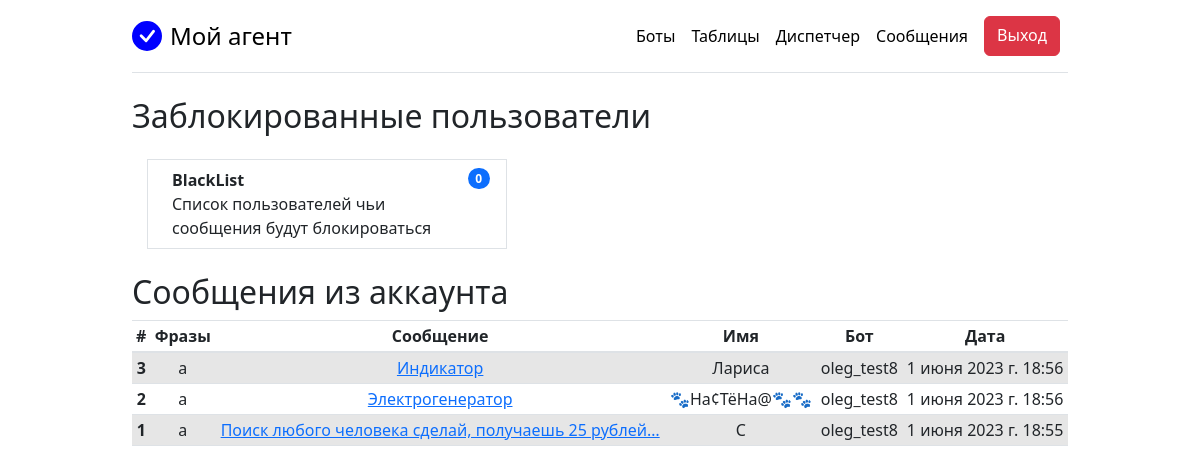
The page /tgparser/chat_messages/ (signed in) on the database as committed earlier.
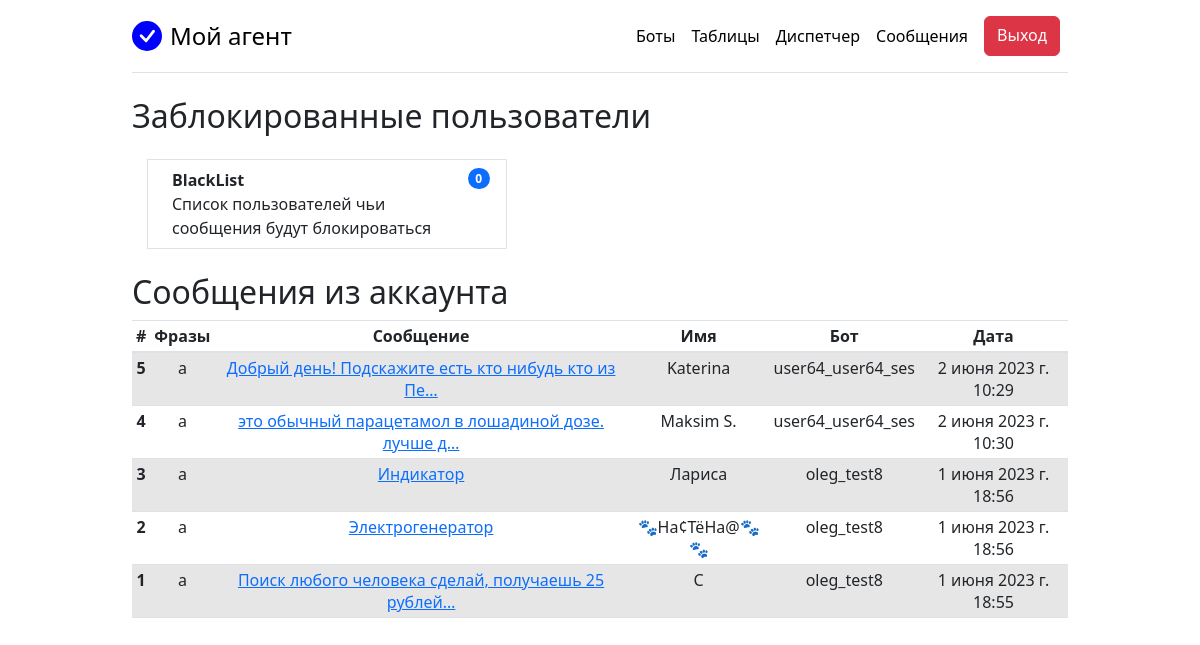
The same page on the database as committed later.
### web_app/tgparser/models.py (models this page shows, shortened)
class ChatMessage(models.Model):
    phrase = models.CharField(max_length=200)
    message = models.TextField()
    url_message = models.CharField(max_length=200)
    first_name = models.CharField(max_length=120, null=True)
    last_name = models.CharField(max_length=120, null=True)
    tg_user_id = models.IntegerField()
    username = models.CharField(max_length=100, null=True)
    phone = models.CharField(max_length=100, null=True)
    session = models.CharField(max_length=40)
    created_at = models.DateTimeField()
    class Meta:
        verbose_name = 'Сообщение из чата'
        verbose_name_plural = 'Сообщения из чатов'

### web_app/tgparser/views.py (the view)
# urls.py: path('chat_messages/', views.view_messages, name='view_messages'),
def view_messages(request):
    if request.user.is_superuser:
        msgs = ChatMessage.objects.all().order_by('-id')
    elif request.user.is_authenticated:
        bot_instances = Bot.objects.filter(owner=request.user)
        file_names = [bot_instance.get_file_name() for bot_instance in bot_instances]
        msgs = ChatMessage.objects.filter(session__in=file_names).order_by('-id')
    else:
        messages.warning(request, 'Пройдите аутентификацию')
        return redirect('home')
    count_block_usr = BlockedUsers.objects.filter(owner=request.user).count()
    context = {'msgs': msgs, 'title': 'Сообщения', 'count_block_usr': count_block_usr}
    return render(request, 'msg/messages.html', context)

### templates/msg/messages.html
{% extends 'base.html' %}
{% load bootstrap4 %}
{% block content %}
<h2>Заблокированные пользователи</h2>
<div class="row my-4">
  <div class="col">
    <ul class="list-group list-group-horizontal flex-wrap">
      <div class="col-md-5">
        <a href="{% url 'view_blocked_users' %}" class="list-group-item list-group-item-action">
          <li class="d-flex justify-content-between align-items-start">
            <div class="ms-2 me-auto">
              <div class="fw-bold">BlackList</div>
              Список пользователей чьи сообщения будут блокироваться
            </div>
            <span class="badge bg-primary rounded-pill ms-2">{{count_block_usr}}</span>
          </li>
        </a>
      </div>
    </ul>
  </div>
</div>
<h2>Сообщения из аккаунта</h2>
  <table class="table table-striped text-center table-sm">
    <thead>
      <tr>
        <th>#</th>
        <th>Фразы</th>
        <th>Сообщение</th>
        <th>Имя</th>
        <th>Бот</th>
        <th>Дата</th>
      </tr>
     </thead>
     <tbody>
      {% for msg in msgs %}
        <tr>
          <th>{{ msg.pk }}</th>
          <td>{{ msg.phrase }}</td>
          <td><a href="{% url 'msg_detail' msg.pk %}">{{ msg.message|truncatechars:50 }}</a></td>
          <td>{{ msg.first_name }}</td>
          <td>{{ msg.session }}</td>
          <td>{{ msg.created_at }}</td>
        </tr>
      {% endfor %}
     </tbody>
  </table>
{% endblock %}

### templates/base.html (shortened to what this page needs)
{% load bootstrap4 %}
{% bootstrap_css %}
<!doctype html>
<html lang="en" data-bs-theme="auto">
  <head>
    {% load static %}
    <link href="{% static 'bootstrap.min.css' %}" rel="stylesheet">
    <link href="{% static 'pricing.css' %}" rel="stylesheet">
  </head>
  <body>
  <div class="container py-3">
    <header>
      {% include "navigation.html" %}
    </header>
    <main>
      {% block content %}
      {% endblock %}
    </main>
  </div>
  </body>
</html>

### templates/navigation.html (shortened to what this page needs)
{% block navigation %}
<div class="d-flex flex-column flex-md-row align-items-center pb-3 mb-4 border-bottom">
    <a href="/" class="d-flex align-items-center link-body-emphasis text-decoration-none">
      <span class="fs-4 mx-2">Мой агент</span>
    </a>
    <nav class="d-inline-flex mt-2 mt-md-0 ms-md-auto">
      {% if user.is_authenticated %}
        <a class="me-3 py-2 link-body-emphasis text-decoration-none" href="{% url 'view_bots' %}">Боты</a>
        <a class="me-3 py-2 link-body-emphasis text-decoration-none" href="{% url 'view_tables' %}">Таблицы</a>
        {% if user.is_superuser %}
          <a class="me-3 py-2 link-body-emphasis text-decoration-none" target="_blank" href="http://127.0.0.1:9001/">Диспетчер</a>
        {% endif %}
        <a class="me-3 py-2 link-body-emphasis text-decoration-none" href="{% url 'view_messages' %}">Сообщения</a>
        <a href="{% url 'logout' %}" class="btn btn-danger me-2">Выход</a>
      {% else %}
        <a href="{% url 'login' %}" class="btn btn-outline-primary me-2">Войти</a>
        <a href="{% url 'create_user' %}" class="btn btn-primary me-2">Регистрация</a>
      {% endif %}
    </nav>
</div>
{% endblock %}

### static/pricing.css (style rules this page uses)
body { background-image: linear-gradient(180deg, var(--bs-body-secondary-bg), var(--bs-body-bg) 100px, var(--bs-body-bg)); }
.container { max-width: 960px; }

Rows that differ between the two databases and show on the page:
added ChatMessage: pk "5", phrase "а", message "Добрый день! Подскажите есть кто нибудь кто из Пе…", first_name "Katerina", session "user64_user64_ses", created_at "2 июня 2023 г. 10:29"
added ChatMessage: pk "4", phrase "а", message "это обычный парацетамол в лошадиной дозе. лучше д…", first_name "Maksim S.", session "user64_user64_ses", created_at "2 июня 2023 г. 10:30"
